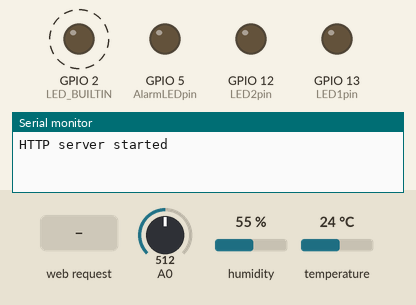
Recording of a sketch running on a simulated ESP8266 (NodeMCU). On the bench: output pins drawn as LEDs (lit = HIGH, except the on-board LED, lit = LOW), the last lines printed to the serial monitor. Dashed ring = blinking. Inputs (shaded band) come from the test bench; at power-on: temperature 24 °C, A0 = 512, humidity 55 %.

Above: at 1.37 s.
1.4 s: HTTP request GET /led1on received
At 1.57 s:
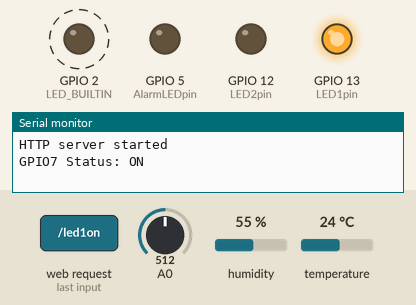
4.9 s: temperature set to 28 °C
8.4 s: temperature set to 31 °C
At 8.78 s:
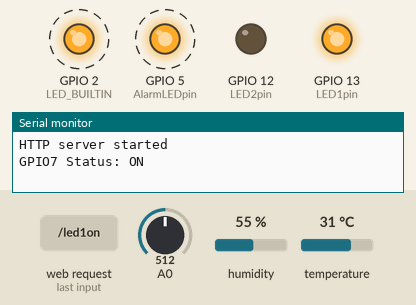
11.9 s: HTTP request GET / received
At 12.62 s:
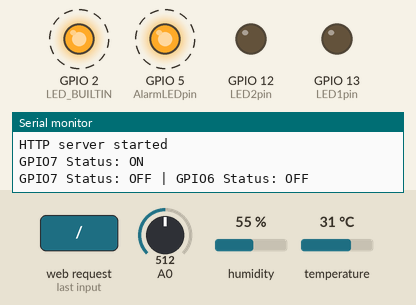
15.4 s: HTTP request GET /led2on received
At 15.56 s:
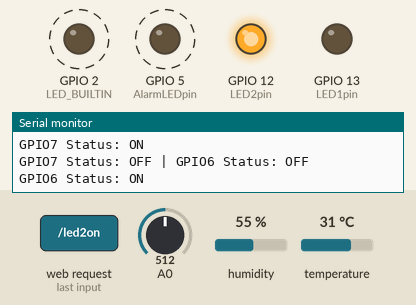
18.9 s: temperature set to 12 °C
At 20.94 s:
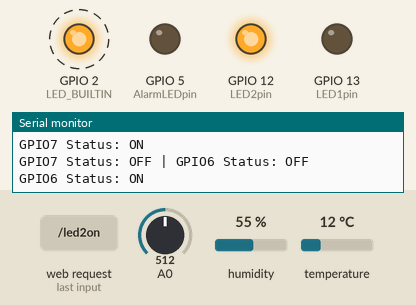
Timing chart, 0 to 23.9 s (numbered marks = the images above; inputs shaded):
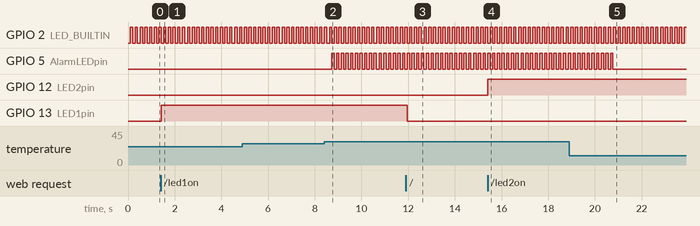

Measured:
- the behaviour switches between 29 and 30 °C on temperature (found by bisection; images 1 and 2)
- after the input at 1.4 s, GPIO 13 (LED1pin): LOW → HIGH at once
- after the input at 8.4 s, GPIO 5 (AlarmLEDpin): alternates HIGH for 0.10 s and LOW for 0.10 s, starting after 0.33 s
- after the input at 11.9 s, GPIO 13 (LED1pin): HIGH → LOW after 0.06 s
- after the input at 15.4 s, GPIO 12 (LED2pin): LOW → HIGH at once
- after the input at 18.9 s, GPIO 5 (AlarmLEDpin): goes on until 20.8 s, then stays LOW
- by itself, GPIO 2 (LED_BUILTIN): alternates HIGH for 0.10 s and LOW for 0.10 s

The sketch:

AP_WebServer.ino
```cpp
#include <ESP8266WiFi.h>
#include <ESP8266WebServer.h>
#include "DHT.h"

/* Put your SSID & Password */
const char* ssid = "WebServer";  // Enter SSID here
const char* password = "12345678";  //Enter Password here
#define DHTTYPE DHT11

/* Put IP Address details */
IPAddress local_ip(192, 168, 1, 1);
IPAddress gateway(192, 168, 1, 1);
IPAddress subnet(255, 255, 255, 0);

ESP8266WebServer server(80);

const uint8_t LED1pin = 13; //d7
bool LED1status = LOW;

const uint8_t LED2pin = 12; //d6
bool LED2status = LOW;

const int DHTPin = 4; //d2
DHT dht(DHTPin, DHTTYPE);

const uint8_t AlarmLEDpin = 5; //d1
bool temepture_alarm = false;


static char celsiusTemp[7];
static char humidityTemp[7];

int delay_counter = 0;
int temperature_treshold = 30;
int temperature = 0;
int lux = 0;

void readLDR()
{
  int val = analogRead(A0);
  lux = map(val, 330, 1024, 0, 100);
  //lux = val;
}

void readDHT11()
{
  float h = dht.readHumidity();
  float t = dht.readTemperature();
  temperature = (int)t;
  if (isnan(h) || isnan(t) ) {
    Serial.println("Failed to read from DHT sensor!");
    //strcpy(celsiusTemp, "Failed");
    //strcpy(humidityTemp, "Failed");
  }            else {
    //float hic = dht.computeHeatIndex(t, h, false);
    dtostrf(t, 6, 2, celsiusTemp);
    dtostrf(h, 6, 2, humidityTemp);
  }

}

void temperatureAlarmControl()
{
  if (temperature >= temperature_treshold)
  {
    digitalWrite(AlarmLEDpin, !digitalRead(AlarmLEDpin));
    temepture_alarm = true;
  } else if (temperature <= temperature_treshold - 2) {
    digitalWrite(AlarmLEDpin, LOW);
    temepture_alarm = false;
  }
}

void setup() {
  Serial.begin(115200);
  pinMode(LED1pin, OUTPUT);
  pinMode(LED2pin, OUTPUT);
  pinMode(AlarmLEDpin, OUTPUT);

  pinMode(LED_BUILTIN, OUTPUT);

  WiFi.softAP(ssid, password);
  WiFi.softAPConfig(local_ip, gateway, subnet);
  delay(100);

  server.on("/", handle_OnConnect);
  server.on("/led1on", handle_led1on);
  server.on("/led1off", handle_led1off);
  server.on("/led2on", handle_led2on);
  server.on("/led2off", handle_led2off);

  server.onNotFound(handle_NotFound);

  server.begin();
  Serial.println("HTTP server started");
}
void loop() {
  server.handleClient();
  if (LED1status)
  {
    digitalWrite(LED1pin, HIGH);
  }
  else
  {
    digitalWrite(LED1pin, LOW);
  }

  if (LED2status)
  {
    digitalWrite(LED2pin, HIGH);
  }
  else
  {
    digitalWrite(LED2pin, LOW);
  }
  digitalWrite(LED_BUILTIN, !digitalRead(LED_BUILTIN));
  delay(100);
  delay_counter++;
  temperatureAlarmControl();
  if (delay_counter == 4)
  {
    delay_counter = 0;
    readDHT11();
    readLDR();
  }
}

void handle_OnConnect() {
  LED1status = LOW;
  LED2status = LOW;
  Serial.println("GPIO7 Status: OFF | GPIO6 Status: OFF");
  server.send(200, "text/html", SendHTML(LED1status, LED2status));
}

void handle_led1on() {
  LED1status = HIGH;
  Serial.println("GPIO7 Status: ON");
  server.send(200, "text/html", SendHTML(true, LED2status));
}

void handle_led1off() {
  LED1status = LOW;
  Serial.println("GPIO7 Status: OFF");
  server.send(200, "text/html", SendHTML(false, LED2status));
}

void handle_led2on() {
  LED2status = HIGH;
  Serial.println("GPIO6 Status: ON");
  server.send(200, "text/html", SendHTML(LED1status, true));
}

void handle_led2off() {
  LED2status = LOW;
  Serial.println("GPIO6 Status: OFF");
  server.send(200, "text/html", SendHTML(LED1status, false));
}

void handle_NotFound() {
  server.send(404, "text/plain", "Not found");
}

String SendHTML(uint8_t led1stat, uint8_t led2stat) {
  String ptr = "<!DOCTYPE html> <html>\n";
  ptr += "<head><meta http-equiv=\"refresh\" content=\"2\", name=\"viewport\" content=\"width=device-width, initial-scale=1.0, user-scalable=no\">\n";
  ptr += "<title>LED Control</title>\n";
  ptr += "<style>html { font-family: Helvetica; display: inline-block; margin: 0px auto; text-align: center;}\n";
  ptr += "body{margin-top: 50px;} h1 {color: #444444;margin: 50px auto 30px;} h3 {color: #444444;margin-bottom: 50px;}\n";
  ptr += ".button {display: block;width: 80px;background-color: #1abc9c;border: none;color: white;padding: 13px 30px;text-decoration: none;font-size: 25px;margin: 0px auto 35px;cursor: pointer;border-radius: 4px;}\n";
  ptr += ".button-on {background-color: #1abc9c;}\n";
  ptr += ".button-on:active {background-color: #16a085;}\n";
  ptr += ".button-off {background-color: #34495e;}\n";
  ptr += ".button-off:active {background-color: #2c3e50;}\n";
  ptr += "p {font-size: 14px;color: #888;margin-bottom: 10px;}\n";
  ptr += "</style>\n";
  ptr += "</head>\n";
  ptr += "<body>\n";
  ptr += "<h1>Eltemtek ESP8266 Web Server</h1>\n";
  ptr += "<h3>Using Access Point(AP) Mode</h3>\n";
  ptr += "<h3>Temperature: " + String(celsiusTemp) + "C Humidity : %" + String(humidityTemp) + "</h3>\n";
  ptr += "<h3>Light intensity: " + String(lux)  + "</h3>\n";


  if (led1stat)
  {
    ptr += "<p>LED1 Status: ON</p><a class=\"button button-off\" href=\"/led1off\">OFF</a>\n";
  }
  else
  {
    ptr += "<p>LED1 Status: OFF</p><a class=\"button button-on\" href=\"/led1on\">ON</a>\n";
  }

  if (led2stat)
  {
    ptr += "<p>LED2 Status: ON</p><a class=\"button button-off\" href=\"/led2off\">OFF</a>\n";
  }
  else
  {
    ptr += "<p>LED2 Status: OFF</p><a class=\"button button-on\" href=\"/led2on\">ON</a>\n";
  }

  if (temepture_alarm)
  {
    ptr += "<h2><font color=\"#b2140c\">Alarm: Temperature is higher then 30C </h2>\n";
  }

  ptr += "</body>\n";
  ptr += "</html>\n";
  return ptr;
}
```
